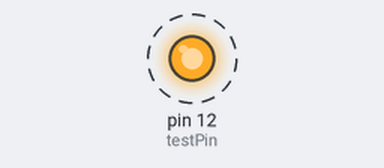
A sketch run on a simulated Arduino Uno, built with avr-gcc and run on an emulated ATmega328P. Parts: output pins drawn as LEDs (lit = HIGH). Dashed ring = blinking.

Above: at 0.5 s.
Timing chart, 0 to 4.6 s (numbered marks = the images above):
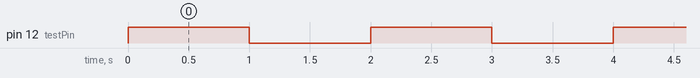

The sketch:

lightTest.ino
```cpp
// The first section is where to declare global objects and call up additional files the program needs to use.

int testPin = 12; //change the number according to the pin you connected to your LED

// The second section is for things that only need to be done once at the beginning of the program
void setup() {
  // initialize pin as an OUTPUT
  pinMode(testPin, OUTPUT);
}

// The third section, the loop function, runs over and over again forever
void loop() {
  // turn the LED on
  digitalWrite(testPin, HIGH);
  // wait for a second
  delay(1000);
  // turn the LED off
  digitalWrite(testPin, LOW);
  // wait for a second
  delay(1000);
}
```

Measured:
- by itself, pin 12 (testPin): alternates HIGH for 1.0 s and LOW for 1.0 s
